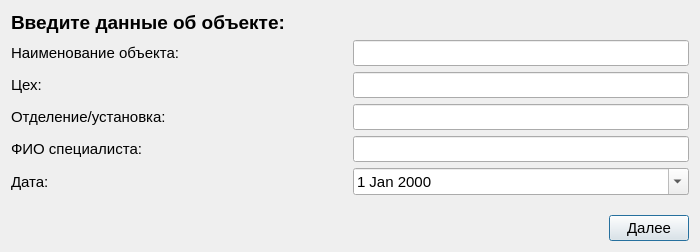
<?xml version="1.0" encoding="UTF-8"?>
<ui version="4.0">
 <class>ObjectWindow</class>
 <widget class="QDialog" name="ObjectWindow">
  <property name="geometry">
   <rect>
    <x>0</x>
    <y>0</y>
    <width>700</width>
    <height>252</height>
   </rect>
  </property>
  <property name="windowTitle">
   <string>Информация об объекте</string>
  </property>
  <layout class="QVBoxLayout" name="verticalLayout">
   <item>
    <widget class="QLabel" name="label_6">
     <property name="font">
      <font>
       <pointsize>14</pointsize>
       <bold>true</bold>
      </font>
     </property>
     <property name="text">
      <string>Введите данные об объекте:</string>
     </property>
    </widget>
   </item>
   <item>
    <layout class="QHBoxLayout" name="horizontalLayout">
     <item>
      <widget class="QLabel" name="label_7">
       <property name="sizePolicy">
        <sizepolicy hsizetype="Expanding" vsizetype="Preferred">
         <horstretch>0</horstretch>
         <verstretch>0</verstretch>
        </sizepolicy>
       </property>
       <property name="font">
        <font>
         <pointsize>11</pointsize>
        </font>
       </property>
       <property name="text">
        <string>Наименование объекта:</string>
       </property>
      </widget>
     </item>
     <item>
      <widget class="QLineEdit" name="lineEdit_object">
       <property name="font">
        <font>
         <pointsize>11</pointsize>
        </font>
       </property>
      </widget>
     </item>
    </layout>
   </item>
   <item>
    <layout class="QHBoxLayout" name="horizontalLayout_3">
     <item>
      <widget class="QLabel" name="label_8">
       <property name="sizePolicy">
        <sizepolicy hsizetype="Expanding" vsizetype="Preferred">
         <horstretch>0</horstretch>
         <verstretch>0</verstretch>
        </sizepolicy>
       </property>
       <property name="font">
        <font>
         <pointsize>11</pointsize>
        </font>
       </property>
       <property name="text">
        <string>Цех:</string>
       </property>
      </widget>
     </item>
     <item>
      <widget class="QLineEdit" name="lineEdit_manufactory">
       <property name="font">
        <font>
         <pointsize>11</pointsize>
        </font>
       </property>
      </widget>
     </item>
    </layout>
   </item>
   <item>
    <layout class="QHBoxLayout" name="horizontalLayout_4">
     <item>
      <widget class="QLabel" name="label_9">
       <property name="sizePolicy">
        <sizepolicy hsizetype="Expanding" vsizetype="Preferred">
         <horstretch>0</horstretch>
         <verstretch>0</verstretch>
        </sizepolicy>
       </property>
       <property name="font">
        <font>
         <pointsize>11</pointsize>
        </font>
       </property>
       <property name="text">
        <string>Отделение/установка:</string>
       </property>
      </widget>
     </item>
     <item>
      <widget class="QLineEdit" name="lineEdit_department">
       <property name="font">
        <font>
         <pointsize>11</pointsize>
        </font>
       </property>
      </widget>
     </item>
    </layout>
   </item>
   <item>
    <layout class="QHBoxLayout" name="horizontalLayout_5">
     <item>
      <widget class="QLabel" name="label_10">
       <property name="sizePolicy">
        <sizepolicy hsizetype="Expanding" vsizetype="Preferred">
         <horstretch>0</horstretch>
         <verstretch>0</verstretch>
        </sizepolicy>
       </property>
       <property name="font">
        <font>
         <pointsize>11</pointsize>
        </font>
       </property>
       <property name="text">
        <string>ФИО специалиста:</string>
       </property>
      </widget>
     </item>
     <item>
      <widget class="QLineEdit" name="lineEdit_FIO">
       <property name="font">
        <font>
         <pointsize>11</pointsize>
        </font>
       </property>
      </widget>
     </item>
    </layout>
   </item>
   <item>
    <layout class="QHBoxLayout" name="horizontalLayout_6">
     <item>
      <widget class="QLabel" name="label_11">
       <property name="sizePolicy">
        <sizepolicy hsizetype="Expanding" vsizetype="Preferred">
         <horstretch>0</horstretch>
         <verstretch>0</verstretch>
        </sizepolicy>
       </property>
       <property name="font">
        <font>
         <pointsize>11</pointsize>
        </font>
       </property>
       <property name="text">
        <string>Дата:</string>
       </property>
      </widget>
     </item>
     <item>
      <widget class="QDateEdit" name="dateEdit">
       <property name="sizePolicy">
        <sizepolicy hsizetype="Expanding" vsizetype="Fixed">
         <horstretch>0</horstretch>
         <verstretch>0</verstretch>
        </sizepolicy>
       </property>
       <property name="font">
        <font>
         <pointsize>11</pointsize>
        </font>
       </property>
       <property name="calendarPopup">
        <bool>true</bool>
       </property>
      </widget>
     </item>
    </layout>
   </item>
   <item>
    <spacer name="verticalSpacer">
     <property name="orientation">
      <enum>Qt::Orientation::Vertical</enum>
     </property>
     <property name="sizeHint" stdset="0">
      <size>
       <width>20</width>
       <height>40</height>
      </size>
     </property>
    </spacer>
   </item>
   <item>
    <layout class="QHBoxLayout" name="horizontalLayout_2">
     <item>
      <spacer name="horizontalSpacer_2">
       <property name="orientation">
        <enum>Qt::Orientation::Horizontal</enum>
       </property>
       <property name="sizeHint" stdset="0">
        <size>
         <width>40</width>
         <height>20</height>
        </size>
       </property>
      </spacer>
     </item>
     <item>
      <widget class="QPushButton" name="pushButton">
       <property name="font">
        <font>
         <pointsize>11</pointsize>
        </font>
       </property>
       <property name="text">
        <string>Далее</string>
       </property>
      </widget>
     </item>
    </layout>
   </item>
  </layout>
 </widget>
 <resources/>
 <connections/>
</ui>
